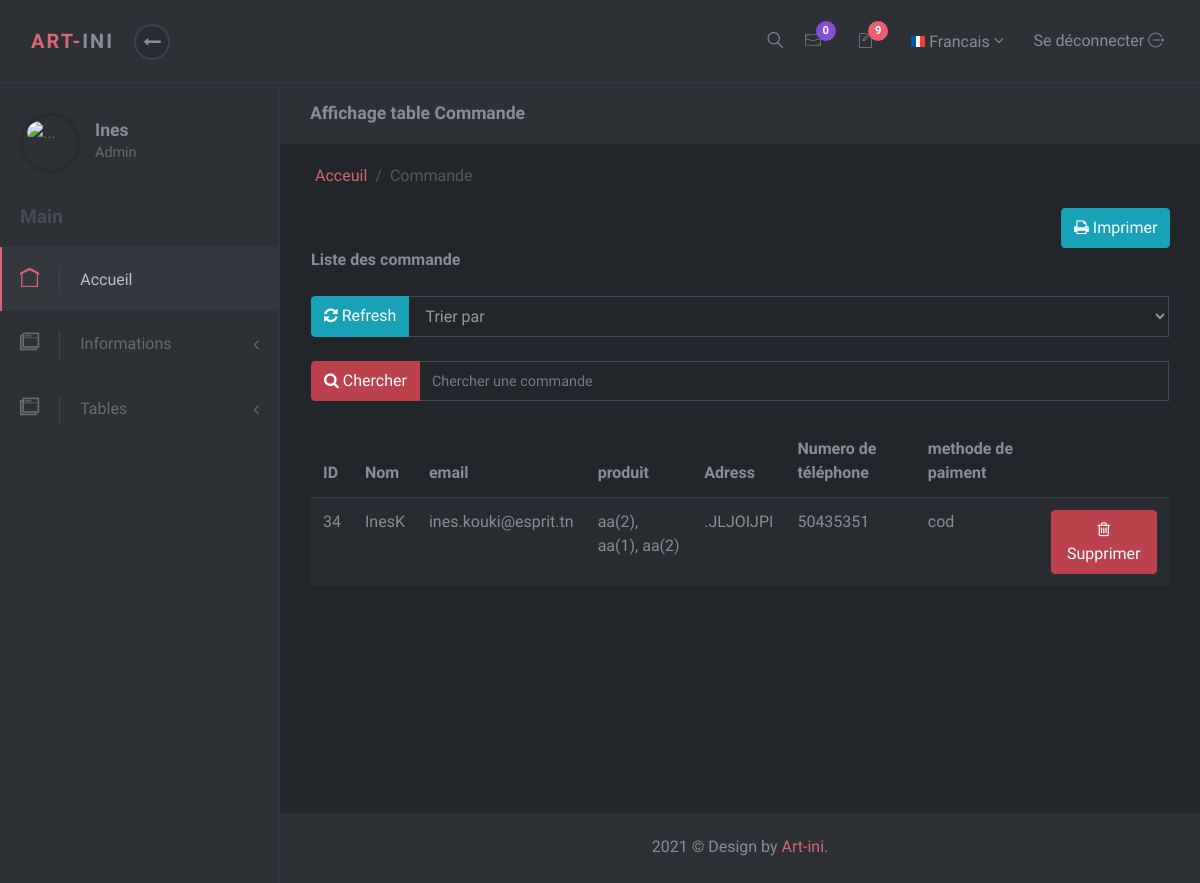
The page /Views/Back/afficher_commande.php (signed in) on the database as committed earlier.
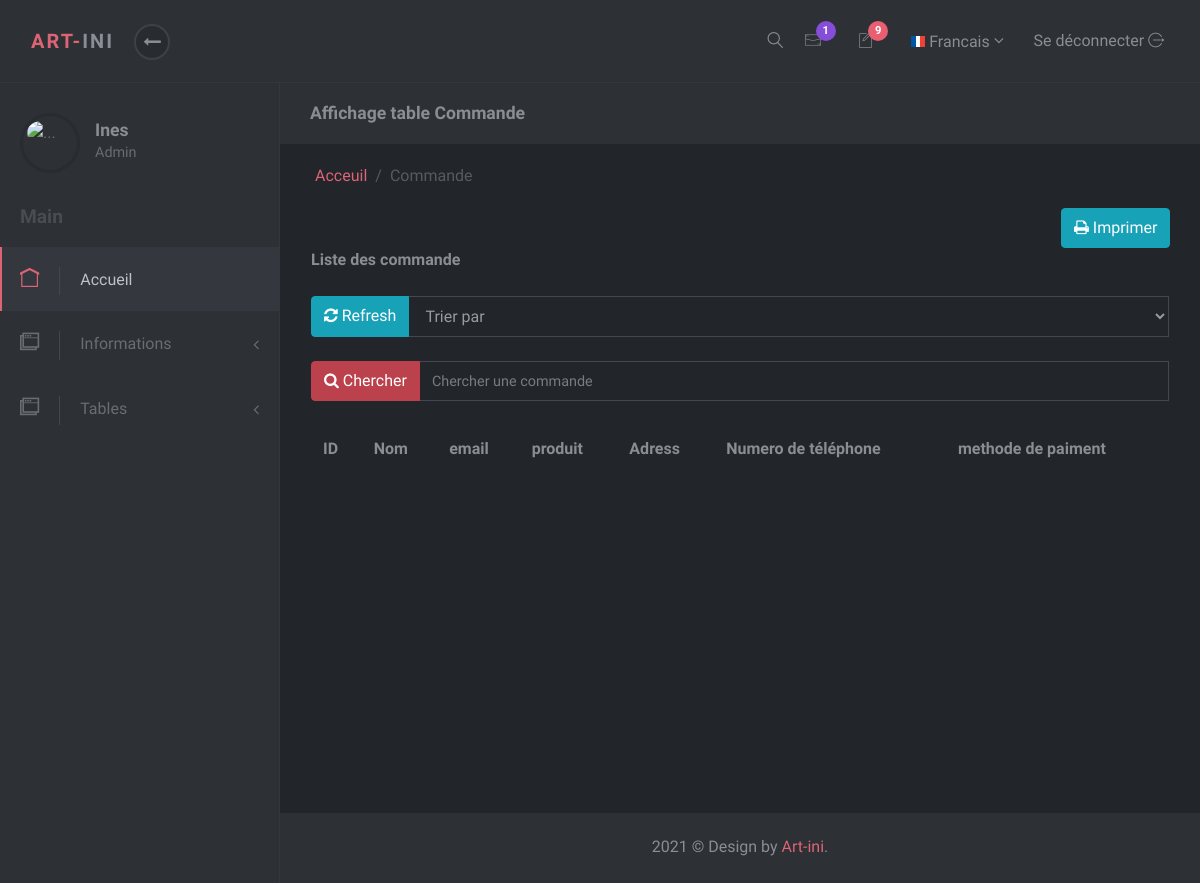
The same page on the database as committed later.
### tables this page shows
CREATE TABLE `orders` (
  `id` int(11) NOT NULL,
  `name` varchar(100) NOT NULL,
  `email` varchar(100) NOT NULL,
  `phone` varchar(20) NOT NULL,
  `address` varchar(255) NOT NULL,
  `pmode` varchar(50) NOT NULL,
  `products` varchar(255) NOT NULL,
  `amount_paid` varchar(100) NOT NULL
);

### Views/Back/afficher_commande.php (the view, shortened to what the changed rows need)
<?php
    $db=config::getConnexion();
    $result=$db->query('SELECT * FROM orders');
    if (isset($_GET['search'])&& !empty($_GET['search']))
    {
        $result=$db->query('SELECT * FROM orders WHERE name like \'%'.$_GET['search'].'%\'');
    }else
    {
        $result=$db->query('SELECT * FROM orders');
    }
?>
<!DOCTYPE html>
<html>
<head>
    <link rel="stylesheet" href="Assets/vendor/bootstrap/css/bootstrap.min.css">
    <link rel="stylesheet" href="Assets/vendor/font-awesome/css/font-awesome.min.css">
    <link rel="stylesheet" href="Assets/css/font.css">
    <link rel="stylesheet" href="Assets/css/style.default.css" id="theme-stylesheet">
    <link rel="stylesheet" href="Assets/css/custom.css">
    <link rel="stylesheet" type="text/css" href="Assets/css/style.css">
</head>
<body>
<?php include_once 'include/header.php'; ?>
    <div class="d-flex align-items-stretch">
        <nav id="sidebar">
            <div class="sidebar-header d-flex align-items-center">
                <div class="title">
                    <h1 class="h5"> <?php echo $_SESSION['name']; ?> </h1>
                </div>
            </div>
        </nav>
        <div class="page-content">
            <div class="page-header no-margin-bottom">
                <div class="container-fluid">
                    <h2 class="h5 no-margin-bottom">Affichage table Commande</h2>
                </div>
            </div>
            <section>
                    <div class="table-responsive">
                        <table class="table table-striped table-hover">
                            <thead>
                                <tr>
                                    <th>ID</th>
                                    <th>Nom </th>
                                    <th>email</th>
                                    <th>produit</th>
                                    <th>Adress </th>
                                    <th>Numero de téléphone</th>
                                    <th>methode de paiment</th>
                                </tr>
                            </thead>
                            <tbody id="tableau">
                            <?php while ($row = $result->fetch()) {
                                    ?>
                                    <tr>
                            <td>  <?php echo $row['id']; ?></td>
                            <td> <?php echo $row['name']; ?></td>
                            <td><?php echo $row['email']; ?></td>
                            <td><?php echo $row['products']; ?></td>
                            <td><?php echo $row['address']; ?></td>
                            <td><?php echo $row['phone']; ?></td>
                            <td><?php echo $row['pmode']; ?></td>
                        <td>
                        <a href="afficher_commande.php?delete=<?php echo $row['id'] ?>" class="btn btn-danger btn-xs"><i class ="fa fa-trash-o"> </i> Supprimer</a>
</tr>
										<?php
										}
										?>
                            </tbody>
                        </table>
                    </div>
                </div>
        </div>
</body>
</html>

### Views/Back/include/header.php (shortened to what the changed rows need)
<header class="header">
        <nav class="navbar navbar-expand-lg">
            <div class="container-fluid d-flex align-items-center justify-content-between">
                <div class="right-menu list-inline no-margin-bottom">
                        <?php
                        include_once "../../config.php";
                        $sql="SELECT * FROM message WHERE status=0";
                        $sql_get= mysqli_query($conn,$sql);
                        $count = mysqli_num_rows($sql_get);
                    ?>
                    <div class="list-inline-item dropdown"><a id="navbarDropdownMenuLink1" href="#" data-toggle="dropdown" aria-haspopup="true" aria-expanded="false" class="nav-link messages-toggle"><i class="icon-email"></i><span class="badge dashbg-1"><?php echo $count ;?></span></a>
                    </div>
                </div>
            </div>
        </nav>
    </header>

Rows that differ between the two databases and show on the page:
removed orders: id "34", name "InesK", email "ines.kouki@esprit.tn", products "aa(2), aa(1), aa(2)", address ".JLJOIJPI", phone "50435351", pmode "cod"
Other text that changed with them:
$count: "0" → "1"
